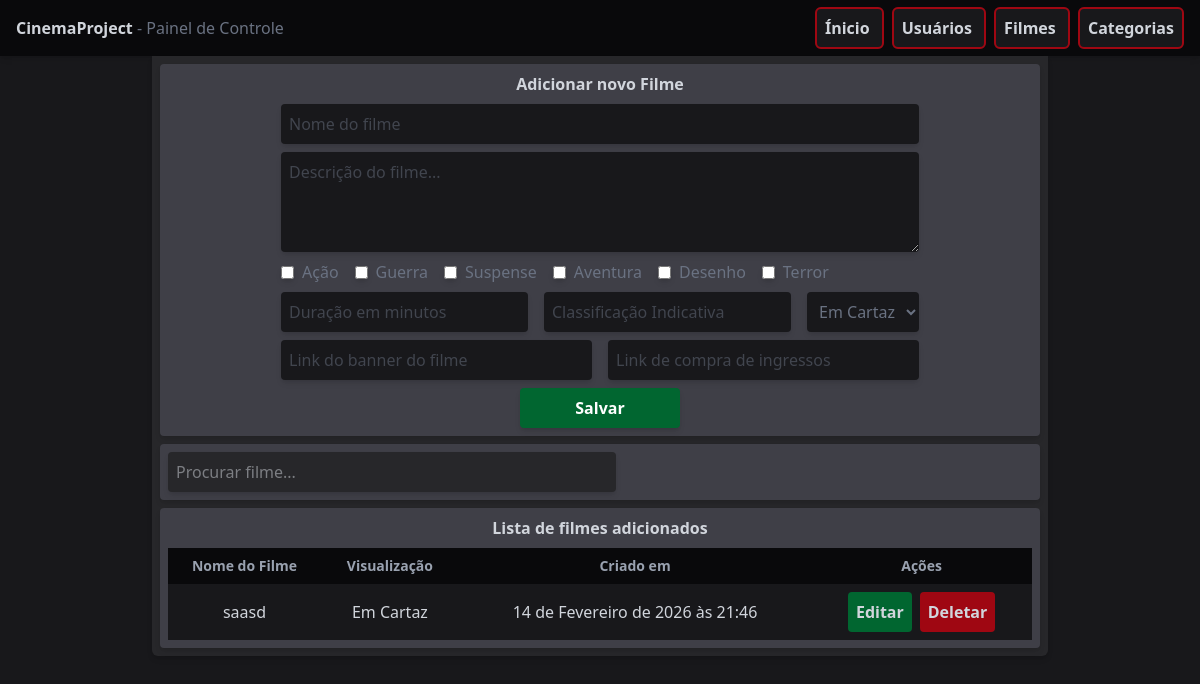
/films/, run on an earlier commit of the app's database.
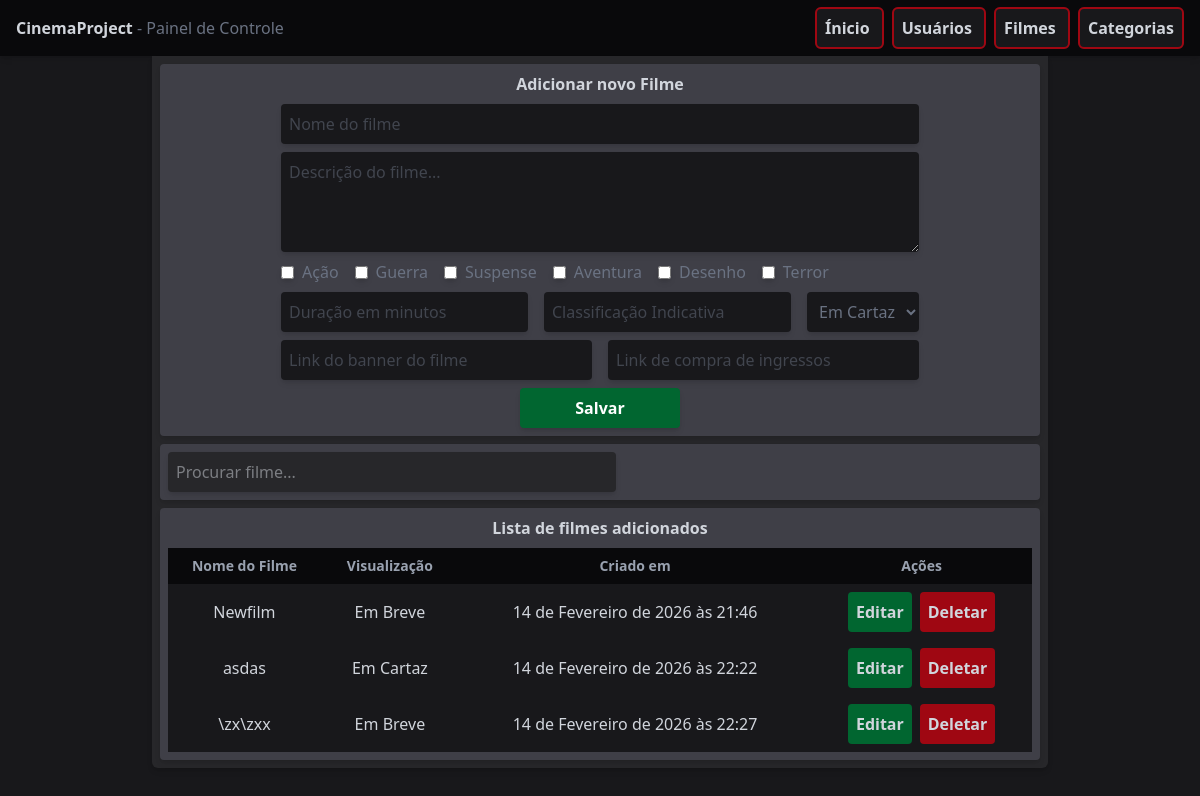
And on a later commit of the database.
### api/models.py (models this page shows, shortened)
class Category(models.Model):
    name = models.CharField(max_length=100)
    def __str__(self):
        return self.name

class FilmCard(models.Model):
    DISPLAY_CHOICES = [
        ('on_display', "Em Cartaz"),
        ('shortly', "Em Breve")
    ]
    name = models.CharField(max_length=200, unique=True)
    category = models.ManyToManyField(Category, related_name='films')
    description = models.TextField()
    duration = models.PositiveIntegerField()
    age_control = models.PositiveIntegerField()
    display = models.CharField(choices=DISPLAY_CHOICES, default='on_display')
    thumb_url = models.URLField()
    ticket_url = models.URLField()
    status = models.BooleanField(default=True)
    created_at = models.DateTimeField(auto_now_add=True)

### control/views.py (the view, shortened to what this page needs)
# urls.py: path('films/', views.films, name='films'),
def films(request):
    form = AddFilmCardForm()
    films = FilmCard.objects.all()
    context = {
        'form': form,
        'films': films
    }
    return render(request, 'films.html', context)

### control/templates/films.html (shortened to what this page needs)
{% extends 'base.html' %}
{% block content %}
<div class="w-4xl bg-zinc-800 mx-auto p-2 rounded-b-md space-y-2 shadow-md">
    <div class="bg-zinc-700 flex flex-col gap-2 text-center items-center rounded-sm p-2 shadow-md">
        <h1 class="font-semibold">Adicionar novo Filme</h1>
        <form method="POST" class="flex flex-col gap-2 text-gray-500">
            {{ form.name }}
            {{ form.description }}
            <div class="flex flex-row flex-wrap gap-4">
                {% for checkbox in form.category %}
                    <label class="flex items-center gap-2">
                        {{ checkbox.tag }}
                        <span>{{ checkbox.choice_label }}</span>
                    </label>
                {% endfor %}
            </div>
            <div class="flex flex-row justify-center gap-4">
                {{ form.duration }}
                {{ form.age_control }}
                {{ form.display }}
            </div>
            <div class="flex flex-row justify-center gap-4">
                {{ form.thumb_url }}
                {{ form.ticket_url }}
            </div>
            <button name="form_type" value="add_form" type="submit" class="w-40 mx-auto bg-green-800 hover:bg-green-600 p-2 rounded-sm text-white font-semibold cursor-pointer transition shadow-md">
                Salvar
            </button>
        </form>
    </div>
    <div class="bg-zinc-700 flex flex-col gap-2 text-center rounded-sm p-2 shadow-md">
        <input id="search-files" type="search" placeholder="Procurar filme..." class="w-full max-w-md bg-zinc-800 rounded-sm p-2 shadow-md">
    </div>
    <div class="bg-zinc-700 flex flex-col gap-2 text-center items-center rounded-sm p-2 shadow-md">
        <h1 class="font-semibold">Lista de filmes adicionados</h1>
        <table class="w-full text-center">
            <thead>
                <tr class="bg-zinc-950 font-semibold text-sm text-gray-400">
                    <th class="p-1">Nome do Filme</th>
                    <th class="p-2">Visualização</th>
                    <th class="p-2">Criado em</th>
                    <th class="p-2">Ações</th>
                </tr>
            </thead>
            <tbody>
                {% for film in films %}
                <tr class="bg-zinc-900 hover:bg-zinc-800 transition cursor-pointer">
                    <td class="p-2">{{ film.name }}</td>
                    <td class="p-2">{{ film.get_display_display  }}</td>
                    <td class="p-2">{{ film.created_at }}</td>
                    <td class="p-2 flex flex-row justify-center items-center gap-2">
                        <a href="{% url 'film-edit' film.id %}" class="bg-green-800 hover:bg-green-600 p-2 rounded-sm cursor-pointer transition font-semibold">
                            Editar
                        </a>
                        <form method="POST">
                            <button name="form_type" value="delete_form" class="bg-red-800 hover:bg-red-600 p-2 rounded-sm cursor-pointer transition font-semibold">
                                Deletar
                            </button>
                        </form>
                    </td>
                </tr>
                {% endfor %}
            </tbody>
        </table>
    </div>
</div>
{% endblock %}

### control/templates/base.html (shortened to what this page needs)
<!doctype html>
<html lang="en">
<head>
    <script src="https://cdn.jsdelivr.net/npm/@tailwindcss/browser@4"></script>
</head>
<body class="bg-zinc-900 text-gray-300">
    <header class="w-full bg-zinc-950 flex p-4 items-center justify-between shadow-md">
        <h1 class="font-semibold">
            CinemaProject
            <span class="font-normal text-gray-500">
                - Painel de Controle
            </span>
        </h1>
        <nav class="text-center space-x-2">
            <a href="{% url 'control-panel' %}"
                class="bg-zinc-900 hover:bg-zinc-700 cursor-pointer transition rounded-md font-semibold p-2 border-2 border-red-800">
                Ínicio
            </a>
            <a href="{% url 'users' %}"
                class="bg-zinc-900 hover:bg-zinc-700 cursor-pointer transition rounded-md font-semibold p-2 border-2 border-red-800">
                Usuários
            </a>
            <a href="{% url 'films' %}"
                class="bg-zinc-900 hover:bg-zinc-700 cursor-pointer transition rounded-md font-semibold p-2 border-2 border-red-800">
                Filmes
            </a>
            <a href="{% url 'categories' %}"
                class="bg-zinc-900 hover:bg-zinc-700 cursor-pointer transition rounded-md font-semibold p-2 border-2 border-red-800">
                Categorias
            </a>
        </nav>
    </header>
    <main>
        {% block content %}{% endblock %}
    </main>
</body>
</html>

What changed in the data, as far as the page shows it:
changed FilmCard: name "saasd" → "Newfilm"; display "Em Cartaz" → "Em Breve"
added FilmCard: name "asdas", display "Em Cartaz", created_at "14 de Fevereiro de 2026 às 22:22"
added FilmCard: name "\\zx\\zxx", display "Em Breve", created_at "14 de Fevereiro de 2026 às 22:27"
